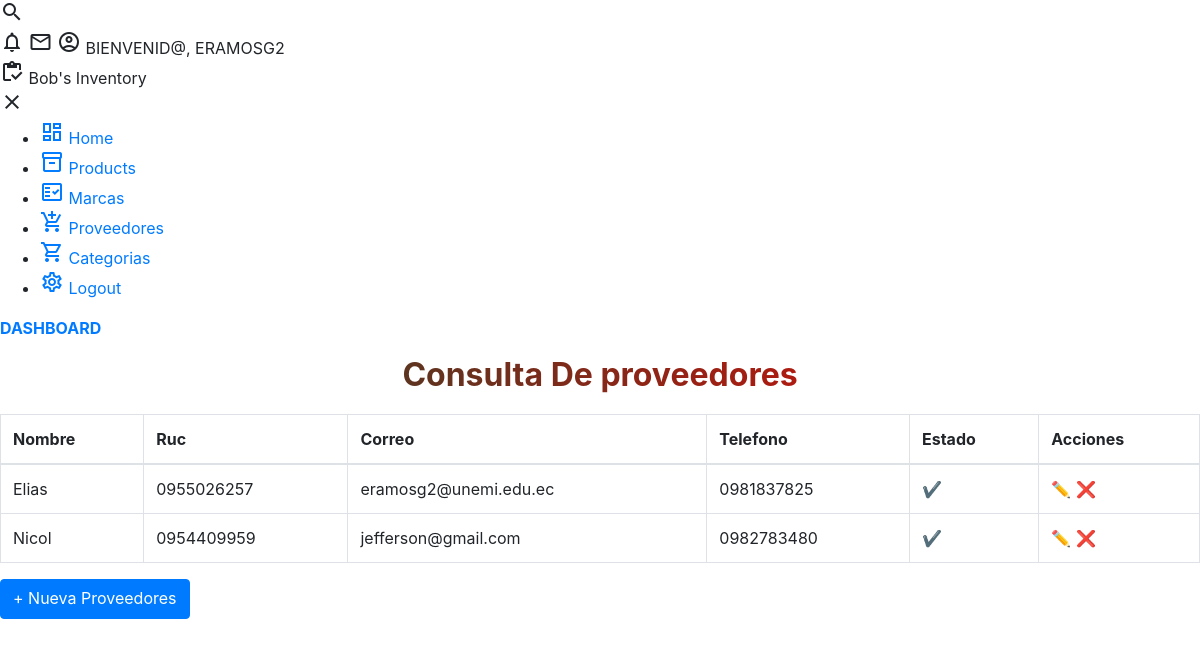
Screenshot of /supplier_list/ (signed in) with the database file from the repository.
### core/models.py (models this page shows, shortened)
class Supplier(models.Model):
    name = models.CharField(max_length=100)
    ruc = models.CharField(max_length=13,validators=[valida_cedula],unique=True)
    address = models.CharField(max_length=200)
    phone = models.CharField(max_length=20,validators=[phone_regex])
    user = models.ForeignKey(User,on_delete=models.CASCADE)
    created = models.DateTimeField(auto_now_add=True)
    updated = models.DateTimeField(auto_now=True)
    state = models.BooleanField('Activo', default = True)
    class Meta:
        verbose_name = 'Proveedor'
        verbose_name_plural = 'Proveedores'
        ordering = ['name']
        indexes = [models.Index(fields=['name']),]

### core/views.py (the view)
# urls.py: path('supplier_list/', views.supplier_List,name='supplier_list'),
@login_required
def supplier_List(request):
    data = {
        "title1": "Proveedores",
        "title2": "Consulta De proveedores"
    }
    supplier = Supplier.objects.all() # select * from Product
    data["supplier"]=supplier
    return render(request,"core/suppliers/list.html",data)

### templates/core/suppliers/list.html
{% extends 'base.html' %}
{% block content %}
<div class="table-container">
<h1 class="title">{{ title2 }}</h1>
  <table class="table table-bordered">
    <thead>
      <tr>
        <th>Nombre</th>
        <th>Ruc</th>
        <th>Correo</th>
        <th>Telefono</th>
        <th>Estado</th>
        <th>Acciones</th>
    </tr>
    </thead>
    <tbody>
      {% for item in supplier %}
        <tr>
        <td>{{item.name}}</td>
        <td>{{item.ruc}}</td>
        <td>{{item.address}}</td>
        <td>{{item.phone}}</td>
        <td>{% if item.state %}
             ✔
            {% else %}
             ➖
            {% endif %}
        </td>
        <td>
          <a href={% url 'core:supplier_update' item.id %}>✏️</a>
          <a href={% url 'core:supplier_delete' item.id %}>❌</a>
        </td>
        </tr>
      {% endfor %}
    </tbody>
  </table>
  <div class="form-group">
    <a class="btn btn-primary" href={% url 'core:supplier_create' %}> + Nueva Proveedores</a>
  </div>
</div>
{% endblock content  %}

### templates/base.html (shortened to what this page needs)
<!DOCTYPE html>
<html lang="en">
  <head>
    {% load static %}
    <link rel="stylesheet" href={% static 'css/main.css' %}>
    <link rel="stylesheet" href={% static 'css/main2.css' %}>
    <link href="https://stackpath.bootstrapcdn.com/bootstrap/4.5.2/css/bootstrap.min.css" rel="stylesheet">
  </head>
  <body>
    <div class="grid-container">
      <header class="header">
        <div class="header-left">
          <span class="material-icons-outlined">search</span>
        </div>
        <div class="header-right">
          <span class="material-icons-outlined">notifications</span>
          <span class="material-icons-outlined">email</span>
          <span class="material-icons-outlined">account_circle</span> BIENVENID@, {{ user|upper }}
      </header>
      <aside id="sidebar">
        <div class="sidebar-title">
          <div class="sidebar-brand">
            <span class="material-icons-outlined">inventory</span> Bob's Inventory
          </div>
          <span class="material-icons-outlined" onclick="closeSidebar()">close</span>
        </div>
        <ul class="sidebar-list">
          <li class="sidebar-list-item">
            <a href={% url 'home' %}>
              <span class="material-icons-outlined">dashboard</span> Home
          </li>
          <li class="sidebar-list-item">
            <a href={% url 'core:product_list' %}>
              <span class="material-icons-outlined">inventory_2</span> Products
          </li>
          <li class="sidebar-list-item">
            <a href={% url 'core:brand_list' %}>
              <span class="material-icons-outlined">fact_check</span> Marcas
          </li>
          <li class="sidebar-list-item">
            <a href={% url 'core:supplier_list' %}>
              <span class="material-icons-outlined">add_shopping_cart</span> Proveedores
          </li>
          <li class="sidebar-list-item">
            <a href={% url 'core:category_list' %}>
              <span class="material-icons-outlined">shopping_cart</span> Categorias
          </li>
          <li class="sidebar-list-item">
            <a href={% url 'core:logout' %}>
              <span class="material-icons-outlined">settings</span> Logout
          </li>
        </ul>
      </aside>
      <main class="main-container">
        <div class="main-title">
          <p class="font-weight-bold" style="color: #007bff;">DASHBOARD</p>
        </div>
       {% block content %}
       {% endblock content %}
      </main>
    </div>
  </body>
</html>

### static/css/main.css (style rules this page uses)
body { font-family: 'Roboto', sans-serif; margin: 0; padding: 0; background-color: #f8f8f8; color: #333333; }
h1, h2, h3, h4, h5, h6 { margin-top: 0; color: rgb(97, 5, 97); }
p { margin-top: 0; color: white; }
a { color: #007bff; text-decoration: none; }
.title { font-size: 2em; font-weight: bold; background: linear-gradient(to right, rgb(11, 79, 48), red); -webkit-background-clip: text; background-clip: text; color: transparent; text-align: center; margin-bottom: 20px; }
.table-container { overflow-x: auto; }
.form-group { margin-bottom: 20px; }
.btn { height: 40px; color: #fff; border: none; padding: 10px 20px; border-radius: 5px; cursor: pointer; transition: background-color 0.3s; }

### static/css/main2.css (style rules this page uses)
body { background-color: #0073d7; color: #333; }

### rows the page displays
Supplier: name "Elias", ruc "0955026257", address "eramosg2@unemi.edu.ec", phone "0981837825"
Supplier: name "Nicol", ruc "0954409959", address "jefferson@gmail.com", phone "0982783480"

### other values shown
{{ user|upper }} "ERAMOSG2"
